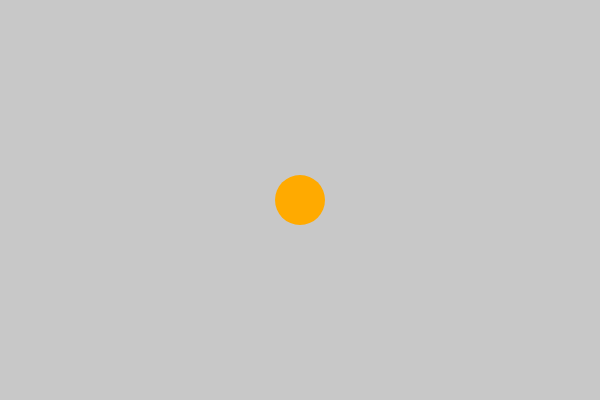
Frame 1 (no input)
Frame 60 (no input): identical to frame 1, image omitted
Frame 120 (the mouse pressed at the canvas centre since frame 60): identical to frame 1, image omitted

The p5.js sketch that drew this single still picture (run headless with seeded random() and noise() and a simulated clock; from frame 60 on, the mouse is pressed at the canvas centre):

// p5.js sketch
// ── sketch.js
var circleX;
var circleY;
var targetX;
var targetY;

function setup() {
  createCanvas(600, 400);
  circleX = width/2;
  circleY = height/2;
  targetX = circleX;
  targetY = circleY;
}

function draw() {
background(200);


var circleSize = 50;
noStroke();
fill(150);

var red = unhex("FF");
var green = unhex("AA");
var blue = unhex("00");
fill(red, green, blue);


if (mouseIsPressed) {
  targetX = mouseX;
  targetY = mouseY;
}

var xDiff = targetX - circleX;
var yDiff = targetY - circleY;
var speed = 0.01;

circleX = circleX + xDiff * speed;
circleY = circleY + yDiff * speed;

ellipse(circleX, circleY, circleSize, circleSize);

}
